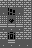

This game map was drawn from its Tiled (.tmx) file and the tilesets committed beside it. A one-line description and the full map source follow:
An orthogonal 4x6 tile map with 8x8 px tiles, 1 tile layer (Tile Layer 1).

<map version="1.5" tiledversion="1.6.0" orientation="orthogonal" renderorder="right-down" width="4" height="6" tilewidth="8" tileheight="8" infinite="0" nextlayerid="2" nextobjectid="1">
 <tileset firstgid="1" source="bg.tsx" />
 <layer id="1" name="Tile Layer 1" width="4" height="6">
  <data encoding="csv">
72,72,72,72,
2,15,2,72,
9,73,9,72,
97,97,97,72,
72,64,72,72,
2,97,2,2
</data>
 </layer>
</map>
